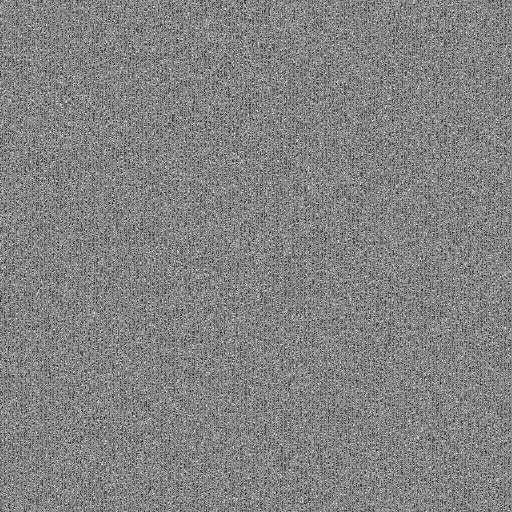
#> input picture PUF's/DataBase/compared.png, 1024 x 1024 px, found by its file name (shown at 1/2 size)
$ python main.py
#> lines starting #> are read from the running program, lines starting #| are printed output that depends on the picture
import os
from os import listdir
from os.path import isfile, join
import cv2
from matplotlib import pyplot as plt
from scipy import ndimage


def plot(image1, image2):
    fig = plt.figure(figsize=(9, 6))
    plt.subplots_adjust(wspace=0.25, hspace=0.25)
    plt.axis('off')
    fig.suptitle(numb2 + 'Matches')

    sub1 = fig.add_subplot(2, 2, (3, 4))  # two rows, two columns, fist cell
    plt.annotate('ORB Aplicado', xy=(0.5, -0.5), va='center', ha='center', weight='bold', fontsize=10)
    plt.axis('off')
    sub1.imshow(image1)

    # Create third axes, a combination of third and fourth cell
    sub3 = fig.add_subplot(2, 2, (1, 2))  # two rows, two colums, combined third and fourth cell
    plt.annotate('Imagem Inicial', xy=(0.5, -0.5), va='center', ha='center', weight='bold', fontsize=10)
    plt.axis('off')
    sub3.imshow(image2)


def points(image1, image2):
    query_img = cv2.imread(image1)
#> query_img is the input picture: shape (1024, 1024, 3); min 0, max 255, mean 130.2
    train_img = cv2.imread(image2)
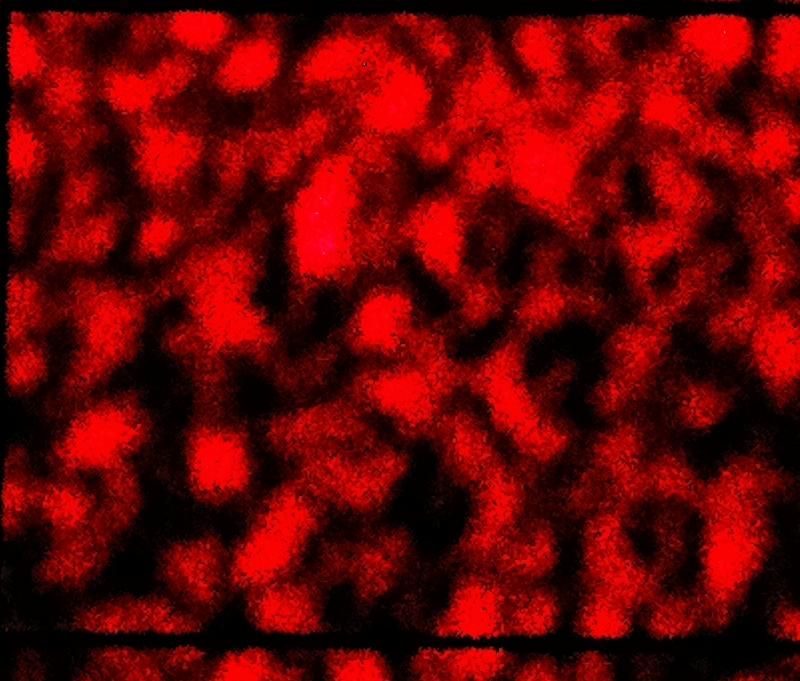
#> input picture PUF's/DataBase/saved/A  (1).jpeg, 800 x 681 px, found by its file name
#> train_img is the input picture: shape (681, 800, 3); mean B, G, R 3.7, 3.8, 103.5

    query_img_bw = cv2.cvtColor(query_img, cv2.COLOR_BGR2GRAY)
    train_img_bw = cv2.cvtColor(train_img, cv2.COLOR_BGR2GRAY)
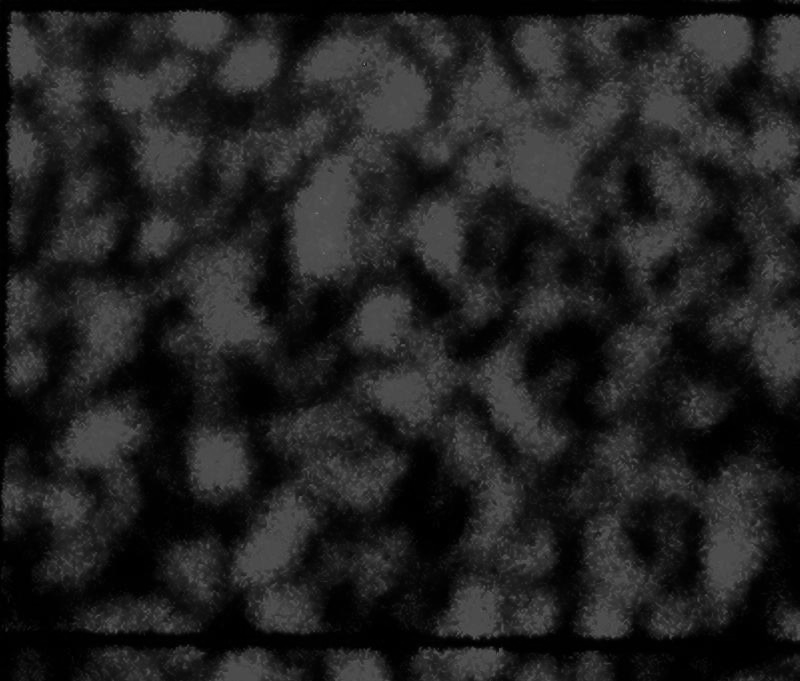
#> train_img_bw: shape (681, 800); min 0, max 131, mean 33.6

    # Initialize the ORB detector algorithm
    sift = cv2.ORB_create(nfeatures=500)

    # Now detect the keypoints and compute
    # the descriptors for the query image
    # and train image
    queryKeypoints, queryDescriptors = sift.detectAndCompute(query_img_bw, None)
#> queryKeypoints = 500 keypoints; strongest (x, y, size): (458, 60, 31), (947, 84, 31), (818, 684, 31), (451, 246, 31)
    trainKeypoints, trainDescriptors = sift.detectAndCompute(train_img_bw, None)
#> trainKeypoints = 469 keypoints; strongest (x, y, size): (501, 649, 31), (116, 631, 31), (474, 638, 31), (670, 637, 31)

    # Initialize the Matcher for matching
    # the keypoints and then match the
    # keypoints
    matcher = cv2.BFMatcher()
    matches = matcher.match(queryDescriptors, trainDescriptors)
#> matches = 500 matches
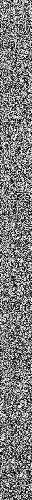
#> queryDescriptors: shape (500, 32); min 0, max 255, mean 124.5

    # draw the matches to the final image
    # containing both the images the drawMatches()
    # function takes both images and keypoints
    # and outputs the matched query image with
    # its train image
    final_img = cv2.drawMatches(query_img, queryKeypoints,
                                train_img, trainKeypoints, matches[:20], None)
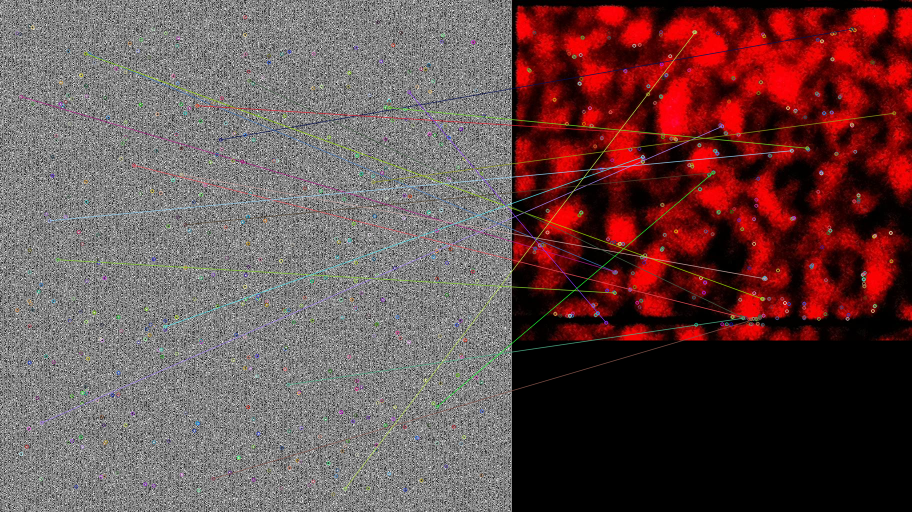
#> final_img: shape (1024, 1824, 3) (shown at 1/2 size); mean B, G, R 75.2, 75.6, 103.6

    features = sift.detect(query_img, None)
#> features has the same summary as queryKeypoints
    final_img_des = cv2.drawKeypoints(query_img, features, None, color=(0, 255, 0), flags=0)
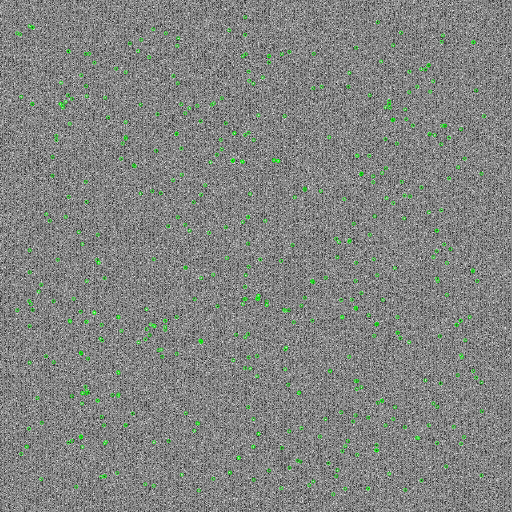
#> final_img_des: shape (1024, 1024, 3) (shown at 1/2 size); mean B, G, R 128.9, 131.4, 128.9

    final_img = cv2.resize(final_img, (1000, 500))
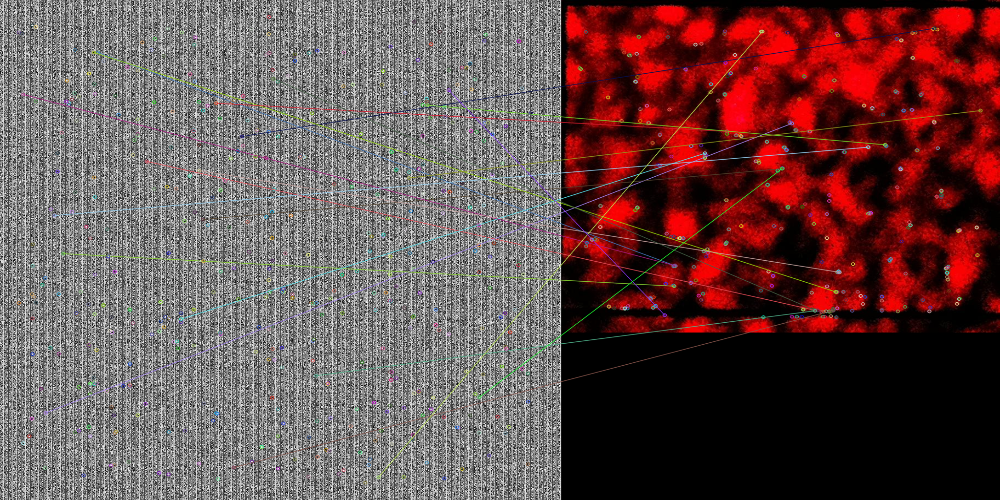
#> final_img: shape (500, 1000, 3); mean B, G, R 75.1, 75.5, 103.5

    lista1 = [queryKeypoints[matches.queryIdx].pt for matches in matches]
#> lista1 = 500 pairs, first value 34 to 967.7, second value 34 to 988
    lista2 = [trainKeypoints[matches.trainIdx].pt for matches in matches]
#> lista2 = 500 pairs, first value 33 to 764, second value 57.6 to 649

    # [7 lines of commented-out code are left out]

    plot(final_img, train_img)

    os.chdir('C:/Users/asus/PycharmProjects/ORB1/' + 'Resultados-' + where)
    plt.savefig(numb2 + 'Matches.jpg')
#> figure, not shown here; B, G, R data is drawn as R, G, B
    f = open(numb2 + 'Points.txt', "w")
    f.write('Pontos :\n' + str(lista2))
    f.close()
    plt.close()


where1 = ['DataBase/saved']  # [AfterDTC Frames]
prefix = ''  # 'l'     #[H frame]
where=where1[0]
mypath = 'C:/Users/asus/PycharmProjects/ORB1/' + where
list1 = [f for f in listdir(mypath) if isfile(join(mypath, f))]


image1 = 'C:/Users/asus/PycharmProjects/ORB1/DataBase/compared.png'
for j in list1:
    print(str(j) + ' adding....')
    image2 = 'C:/Users/asus/PycharmProjects/ORB1/' + where + '/' + prefix + str(j)
    numb2 = j  # ''.join(filter(str.isdigit, str(image2)))
    points(image1, image2)
    print(str(j) + ' added!')
#> pass 2 of the loop `for j in list1:`:
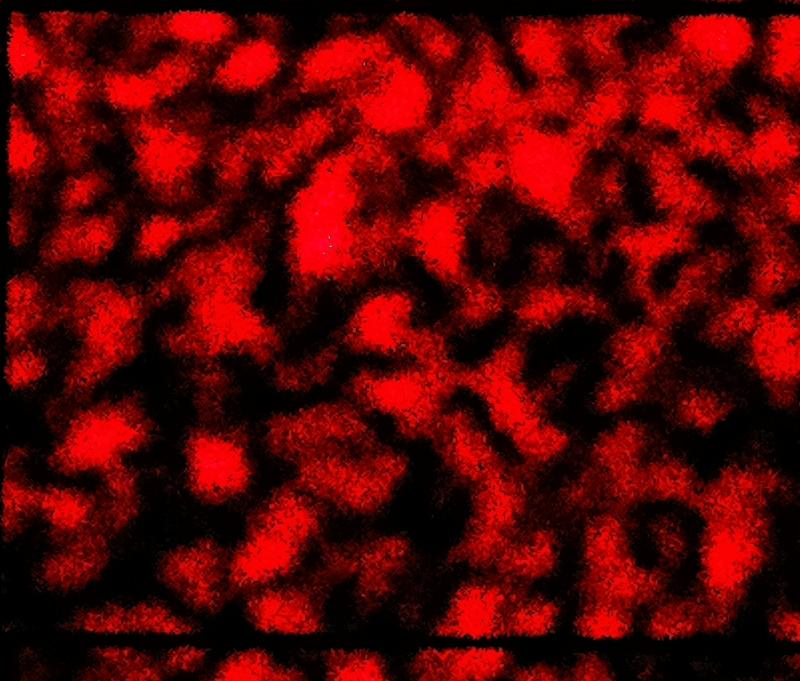
#> input picture PUF's/DataBase/saved/A  (2).jpeg, 800 x 681 px, found by its file name
#> in points, train_img is the input picture: shape (681, 800, 3); mean B, G, R 4.2, 4.1, 91.1
#> trainKeypoints = 500 keypoints; strongest (x, y, size): (670, 637, 31), (500, 648, 31), (671, 637, 37.2), (671, 635, 44.6)
#> in points (call 2), `final_img = cv2.resize(final_img, (1000, 500))`:
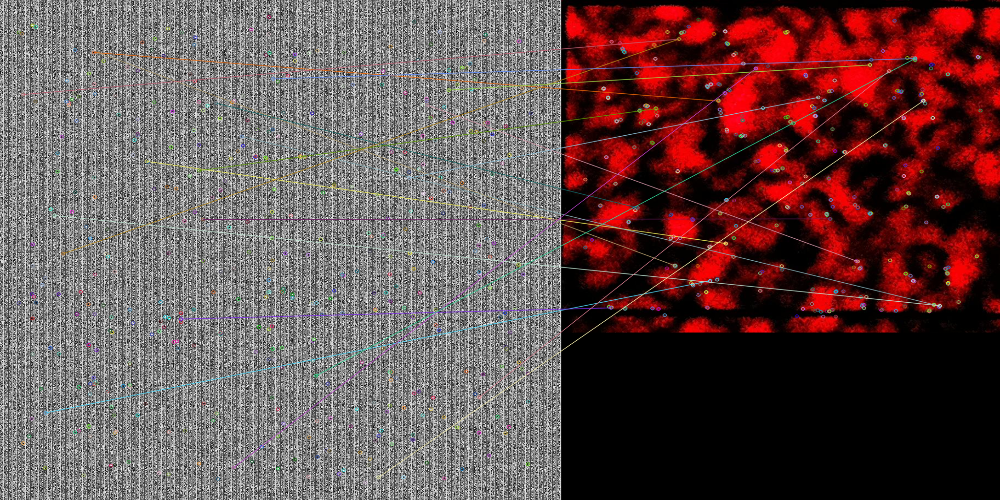
#> final_img: shape (500, 1000, 3); mean B, G, R 75.7, 75.9, 100.3
#> lista2 = 500 pairs, first value 43.2 to 764, second value 63.6 to 648
#> in points (call 2), `plt.savefig(numb2 + 'Matches.jpg')`:
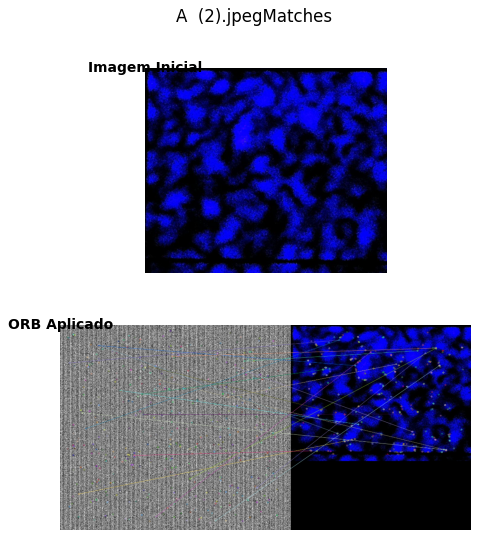
#> figure drawn by matplotlib, 2 panels; B, G, R data is drawn as R, G, B
#> pass 3 of the loop `for j in list1:`:
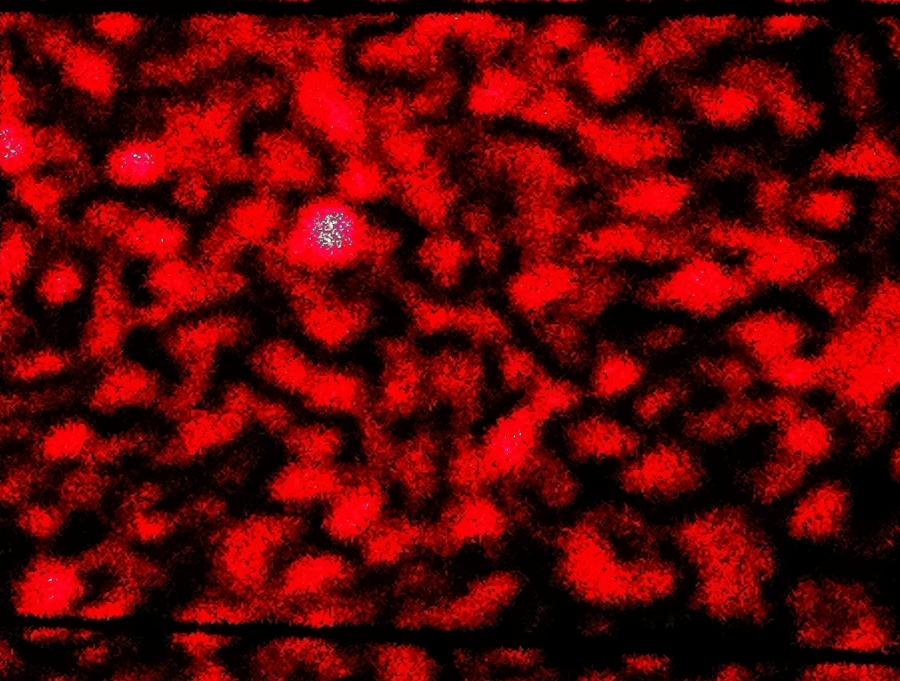
#> input picture PUF's/DataBase/saved/B  (1).jpeg, 900 x 681 px, found by its file name
#> in points, train_img is the input picture: shape (681, 900, 3); mean B, G, R 5.5, 5.1, 95.6
#> train_img_bw: shape (681, 900)
#> trainKeypoints = 500 keypoints; strongest (x, y, size): (333, 224, 31), (327, 236, 31), (331, 225, 31), (331, 227, 31)
#> in points (call 3), `final_img = cv2.resize(final_img, (1000, 500))`:
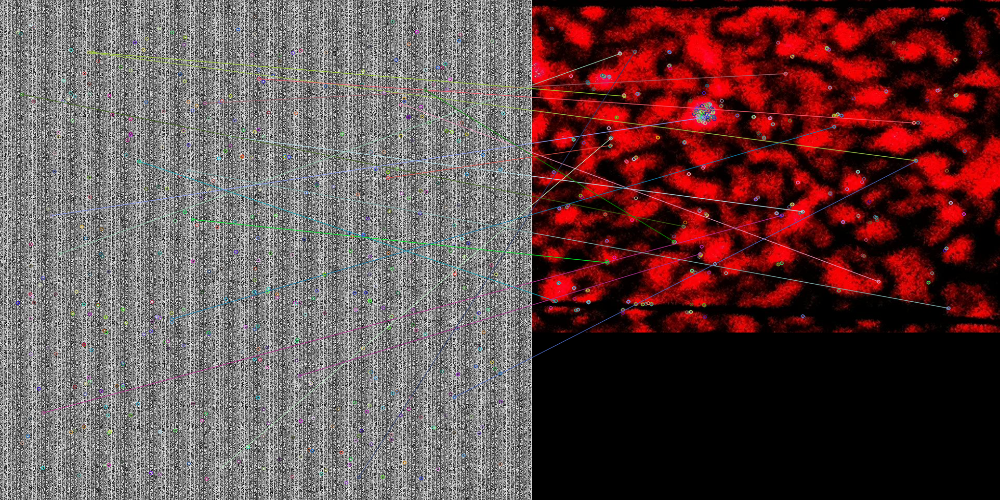
#> final_img: shape (500, 1000, 3); mean B, G, R 72.1, 72.1, 99.1
#> lista2 = 500 pairs, first value 37 to 862, second value 58 to 649
#> in points (call 3), `plt.savefig(numb2 + 'Matches.jpg')`:
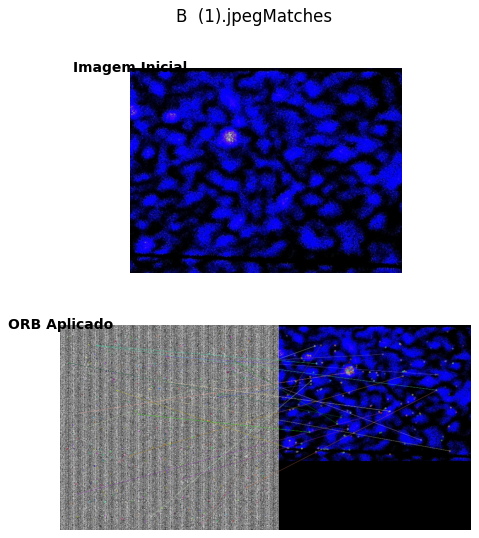
#> figure drawn by matplotlib, 2 panels; B, G, R data is drawn as R, G, B
